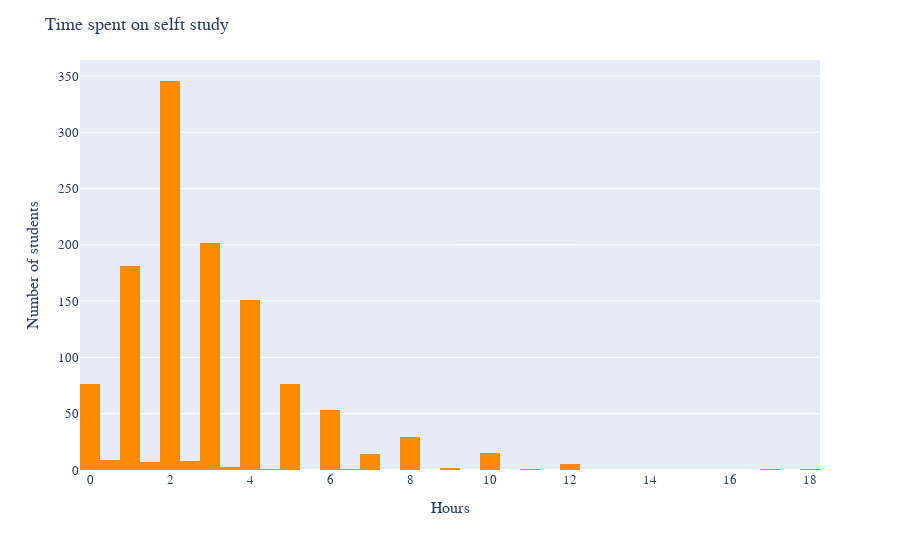

Here is the notebook cell this chart was saved with:
### Markdown cell above
### Time spent on study :

### Code cell
fig = px.histogram(survey_df, x = 'time_self_study', 
                   color_discrete_sequence=['darkorange'],
                   width=900, height = 550)

fig.update_layout(title = 'Time spent on selft study',
                 xaxis_title = 'Hours',
                 yaxis_title = 'Number of students',
                 font = dict(family = 'Balto', size = 13))
fig.show()

### Figure 1 — Plotly figure (JSON) as saved in the notebook; plotly's stock layout.template omitted (floating-point values rounded to 4 significant figures; data arrays with more than 128 entries replaced by an {"elided": "..."} marker saying what was removed)
{"data": [{"alignmentgroup": "True", "bingroup": "x", "hovertemplate": "time_self_study=%{x}<br>count=%{y}<extra></extra>", "legendgroup": "", "marker": {"color": "darkorange", "pattern": {"shape": ""}}, "name": "", "offsetgroup": "", "orientation": "v", "showlegend": false, "type": "histogram", "x": {"elided": "1182 float values"}, "xaxis": "x", "yaxis": "y"}], "layout": {"barmode": "relative", "font": {"family": "Balto", "size": 13}, "height": 550, "legend": {"tracegroupgap": 0}, "margin": {"t": 60}, "title": {"text": "Time spent on selft study"}, "width": 900, "xaxis": {"anchor": "y", "domain": [0, 1], "title": {"text": "Hours"}}, "yaxis": {"anchor": "x", "domain": [0, 1], "title": {"text": "Number of students"}}}}
